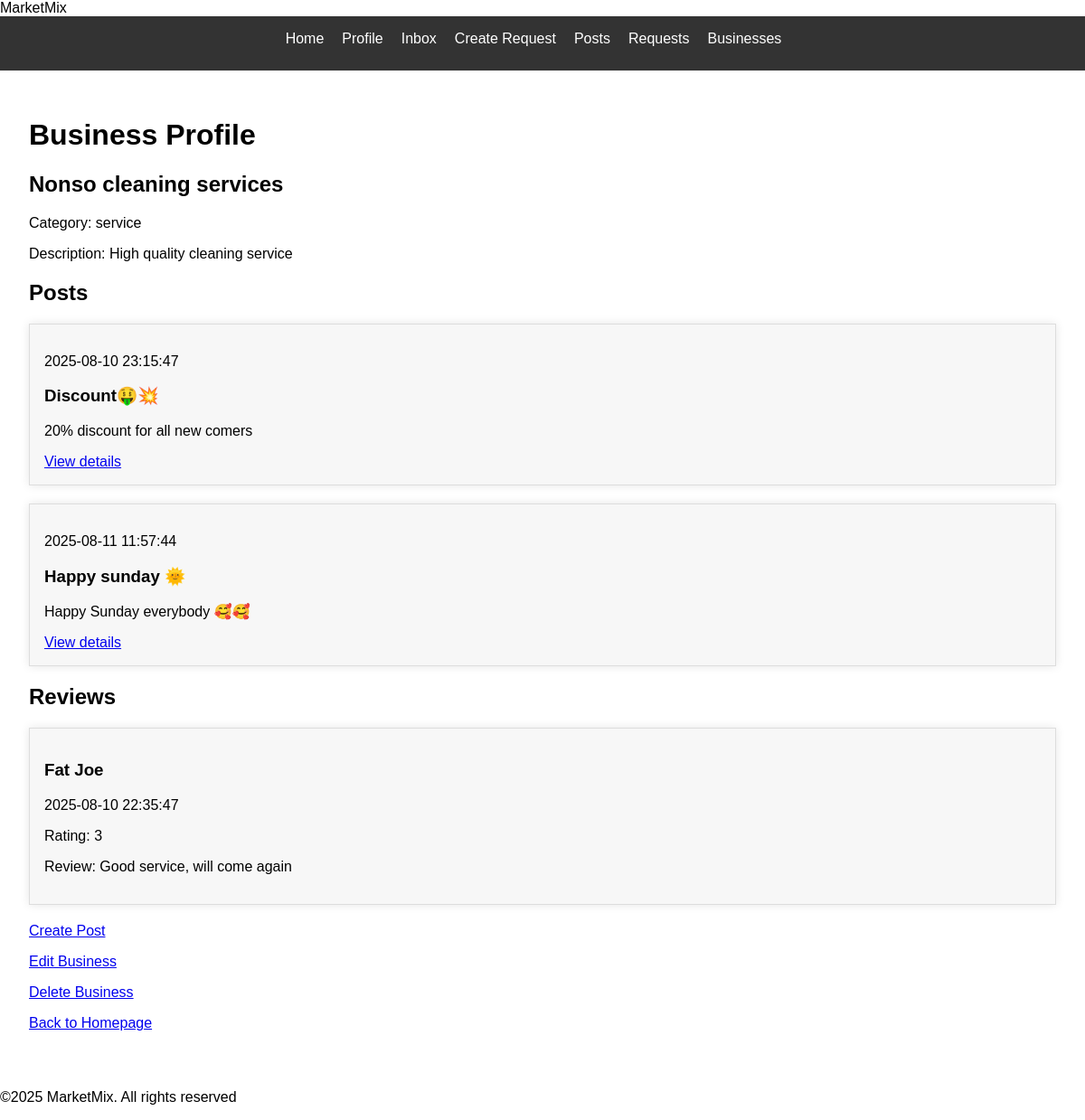
Screenshot of /business/1 (signed in) with the database file from the repository.
### app/models/business.py (models this page shows)
class Business(db.Model):
    id = db.Column(db.Integer, primary_key=True)
    user_id = db.Column(db.Integer, db.ForeignKey('user.id'), nullable=False)
    business_name = db.Column(db.String(100), nullable=False)
    category = db.Column(db.String(50), nullable=False)
    country = db.Column(db.String(50), nullable=False)
    state = db.Column(db.String(50), nullable=False)
    city = db.Column(db.String(50), nullable=False)
    description = db.Column(db.Text, nullable=True)
    created_at = db.Column(db.DateTime, nullable=True, default=db.func.current_timestamp())
    posts = db.relationship('Post', backref='business', lazy=True)

### app/models/post.py (models this page shows)
class Post(db.Model):
    id = db.Column(db.Integer, primary_key=True)
    business_id = db.Column(db.Integer, db.ForeignKey('business.id'), nullable=False)
    title = db.Column(db.String(100), nullable=False)
    content = db.Column(db.Text, nullable=False)
    created_at = db.Column(db.DateTime, nullable=False, default=db.func.current_timestamp())

### app/models/user.py (models this page shows, shortened)
class User(db.Model, UserMixin):
    id = db.Column(db.Integer, primary_key=True)
    username = db.Column(db.String(64), unique=True, nullable=False)
    email = db.Column(db.String(120), unique=True, nullable=False)
    password = db.Column(db.String(128))
    user_type = db.Column(db.String(10), nullable=False, default='customer')  # 'vendor' or 'customer'
    country = db.Column(db.String(50), nullable=False, default='unknown')
    state = db.Column(db.String(50), nullable=False, default='unknown')
    city = db.Column(db.String(50), nullable=False, default='unknown')
    is_active = db.Column(db.Boolean, nullable=False, default=True)
    businesses = db.relationship('Business', backref='user', lazy=True)

### app/models/review.py (models this page shows)
class Review(db.Model):
    id = db.Column(db.Integer, primary_key=True)
    business_id = db.Column(db.Integer, db.ForeignKey('business.id'), nullable=False)
    user_id = db.Column(db.Integer, db.ForeignKey('user.id'), nullable=False)
    rating = db.Column(db.Integer, nullable=False)
    review = db.Column(db.Text, nullable=False)
    created_at = db.Column(db.DateTime, nullable=False, default=db.func.current_timestamp())

### app/routes/business_routes.py (the view)
@business.route('/<int:business_id>')
def business_profile(business_id):
    business = Business.query.get(business_id)
    posts = Post.query.filter_by(business_id=business_id).all()
    reviews = Review.query.filter_by(business_id=business_id).all()
    review = Review.query.filter_by(business_id=business_id, user_id=current_user.id).first()
    has_reviewed = review is not None
    for review in reviews:
        user = User.query.get(review.user_id)
    return render_template('business/profile.html', business=business, posts=posts, reviews=reviews, user=user, has_reviewed=has_reviewed)

### app/templates/business/profile.html (shortened to what this page needs)
{% extends 'base.html' %}
{% block content %}
  <h1>Business Profile</h1>
  <h2>{{ business.business_name }}</h2>
  <p>Category: {{ business.category }}</p>
  <p>Description: {{ business.description }}</p>
  <h2>Posts</h2>
    {% for post in business.posts %}
    <div class="post">
      <p>{{post.created_at}}</p>
      <h3>{{post.title}}</h3>
      <p>{{post.content}}</p>
      <a href="{{ url_for('post.post_detail', post_id=post.id) }}">View details</a>
    </div>
    {% endfor %}
  <h2>Reviews</h2>
  {% for review in reviews %}
  <div class="post">
    <h3>{{ user.username }}</h3>
    <p>{{ review.created_at }}</p>
    <p>Rating: {{ review.rating }}</p>
    <p>Review: {{ review.review }}</p>
  </div>
  {% endfor %}
  {% if current_user.id != business.user_id %}
  <p><a href="{{ url_for('message.view_conversation', user_id=business.user_id) }}">Message Business</a></p>
      {% if current_user and not has_reviewed %}
      <p><a href="{{ url_for('review.create_review', business_id=business.id) }}">Leave a Review</a></p>
      {% endif %}
  {% else %}
  <p><a href="{{ url_for('business.create_post', business_id=business.id) }}">Create Post</a></p>
  <p><a href="{{ url_for('business.edit_business', business_id=business.id) }}">Edit Business</a></p>
  <p><a href="{{ url_for('business.delete_business', business_id=business.id) }}">Delete Business</a></p>
  {% endif %}
  <p><a href="{{ url_for('main.homepage') }}">Back to Homepage</a></p>
{% endblock %}

### app/static/css/style.css (style rules this page uses)
body { font-family: Arial, sans-serif; margin: 0; padding: 0; }
.post { background-color: #f7f7f7; padding: 1em; margin-bottom: 20px; border: 1px solid #ddd; box-shadow: 0 0 10px rgba(0, 0, 0, 0.1); }

### rows the page displays
Business: business_name "Nonso cleaning services", category "service", description "High quality cleaning service"
Post: created_at "2025-08-10 23:15:47", title "Discount🤑💥", content "20% discount for all new comers"
Post: created_at "2025-08-11 11:57:44", title "Happy sunday 🌞", content "Happy Sunday everybody 🥰🥰"
Review: created_at "2025-08-10 22:35:47", rating "3", review "Good service, will come again"
User: username "Fat Joe"
